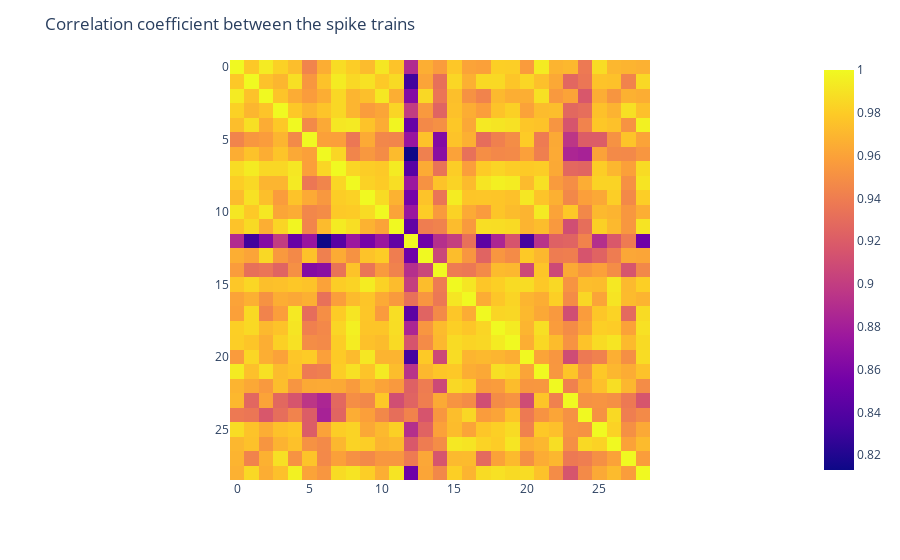

The code cell stored with this chart in its notebook:
### Markdown cell above
### Correlation coefficient

### Code cell
cc_matrix = cc(BinnedSpikeTrain(spike_trains, n_bins=8))
fig = px.imshow(cc_matrix)
fig.update_layout(title='Correlation coefficient between the spike trains')
fig.show()

### Figure 1 — Plotly figure (JSON) as saved in the notebook; plotly's stock layout.template omitted (floating-point values rounded to 4 significant figures; data arrays with more than 128 entries replaced by an {"elided": "..."} marker saying what was removed)
{"data": [{"coloraxis": "coloraxis", "hovertemplate": "x: %{x}<br>y: %{y}<br>color: %{z}<extra></extra>", "type": "heatmap", "z": {"elided": "29x29 float values"}}], "layout": {"coloraxis": {"colorscale": [[0, "#0d0887"], [0.1111, "#46039f"], [0.2222, "#7201a8"], [0.3333, "#9c179e"], [0.4444, "#bd3786"], [0.5556, "#d8576b"], [0.6667, "#ed7953"], [0.7778, "#fb9f3a"], [0.8889, "#fdca26"], [1, "#f0f921"]]}, "margin": {"t": 60}, "title": {"text": "Correlation coefficient between the spike trains"}, "xaxis": {"constrain": "domain", "scaleanchor": "y"}, "yaxis": {"autorange": "reversed", "constrain": "domain"}}}
